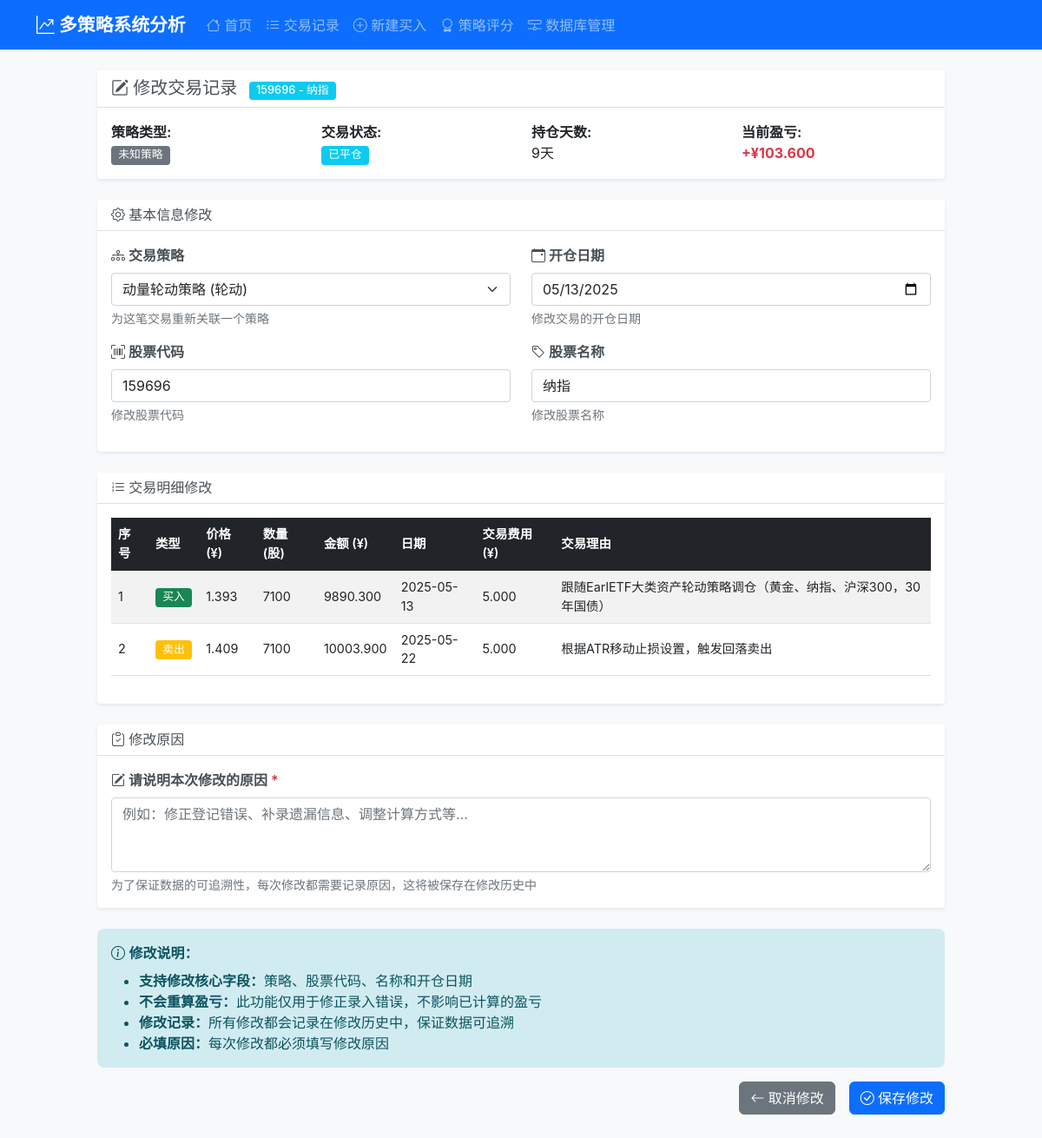
Before: /edit_trade/10 with the older database file.
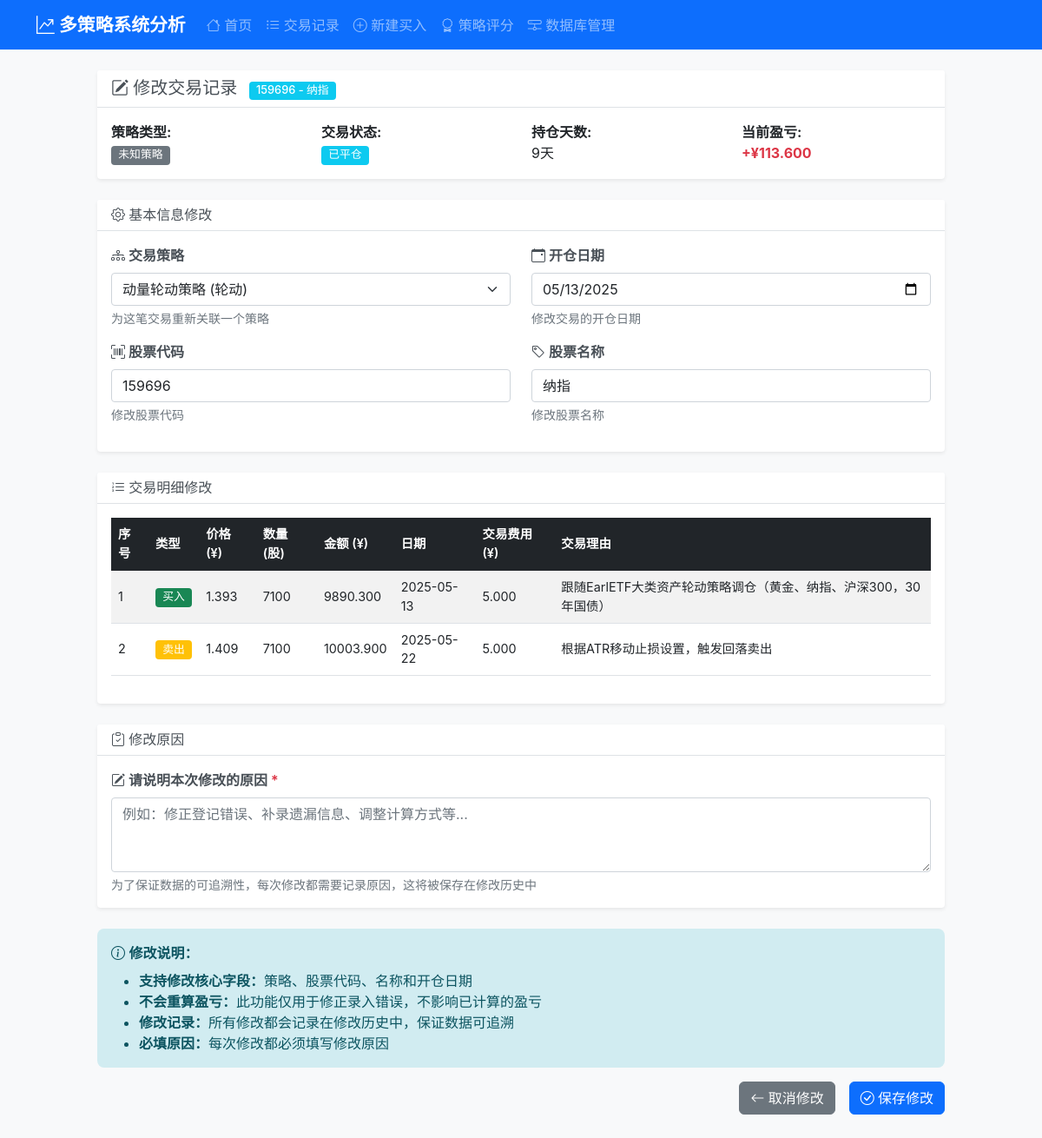
After: the same page with the newer database file.
### tables this page shows
CREATE TABLE trades (
                id INTEGER PRIMARY KEY AUTOINCREMENT,
                symbol_code TEXT NOT NULL,
                symbol_name TEXT NOT NULL,
                open_date DATE NOT NULL,
                close_date DATE,
                status TEXT DEFAULT 'open',  -- open: 持仓中, closed: 已平仓
                total_buy_amount DECIMAL(15,3) DEFAULT 0,
                total_buy_quantity INTEGER DEFAULT 0,
                total_sell_amount DECIMAL(15,3) DEFAULT 0,
                total_sell_quantity INTEGER DEFAULT 0,
                remaining_quantity INTEGER DEFAULT 0,
                total_profit_loss DECIMAL(15,3) DEFAULT 0,
                total_profit_loss_pct DECIMAL(8,4) DEFAULT 0,
                holding_days INTEGER DEFAULT 0,
                created_at TIMESTAMP DEFAULT CURRENT_TIMESTAMP,
                updated_at TIMESTAMP DEFAULT CURRENT_TIMESTAMP
            , strategy TEXT DEFAULT "trend", trade_log TEXT, deleted_at TIMESTAMP, deleted_reason TEXT, strategy_id INTEGER, is_deleted INTEGER DEFAULT 0, delete_date TIMESTAMP, delete_reason TEXT, operator_note TEXT, total_gross_profit DECIMAL(15,3) DEFAULT 0, total_net_profit DECIMAL(15,3) DEFAULT 0, total_net_profit_pct DECIMAL(8,4) DEFAULT 0, total_buy_fees DECIMAL(15,3) DEFAULT 0, total_sell_fees DECIMAL(15,3) DEFAULT 0, total_fees DECIMAL(15,3) DEFAULT 0, total_fee_ratio_pct DECIMAL(8,4) DEFAULT 0);

CREATE TABLE trade_details (
                id INTEGER PRIMARY KEY AUTOINCREMENT,
                trade_id INTEGER NOT NULL,
                transaction_type TEXT NOT NULL,  -- buy: 买入, sell: 卖出
                price DECIMAL(10,3) NOT NULL,
                quantity INTEGER NOT NULL,
                amount DECIMAL(15,3) NOT NULL,
                transaction_date DATE NOT NULL,
                profit_loss DECIMAL(15,3) DEFAULT 0,
                profit_loss_pct DECIMAL(8,4) DEFAULT 0,
                created_at TIMESTAMP DEFAULT CURRENT_TIMESTAMP, transaction_fee DECIMAL(10,3) DEFAULT 0, buy_reason TEXT, sell_reason TEXT, deleted_at TIMESTAMP, is_deleted INTEGER DEFAULT 0, delete_date TIMESTAMP, delete_reason TEXT, operator_note TEXT, gross_profit DECIMAL(15,3) DEFAULT 0, gross_profit_pct DECIMAL(8,4) DEFAULT 0, net_profit DECIMAL(15,3) DEFAULT 0, net_profit_pct DECIMAL(8,4) DEFAULT 0,
                FOREIGN KEY (trade_id) REFERENCES trades (id)
            );

### routes/trading_routes.py (the view, shortened to what this page needs)
@trading_bp.route('/edit_trade/<int:trade_id>', methods=['GET', 'POST'])
def edit_trade(trade_id):
    try:
        trading_service = TradingService(current_app.db_service)
        strategy_service = StrategyService(current_app.db_service)
        trade = trading_service.get_trade_by_id(trade_id, include_deleted=True)
        if not trade:
            return redirect(url_for('trading.trades'))
        if trade.get('is_deleted'):
            return redirect(url_for('trading.trades'))
        if request.method == 'GET':
            strategies_raw = strategy_service.get_all_strategies(return_dto=True)
            strategies = dto_list_to_dicts(strategies_raw)
            details = dto_list_to_dicts(trading_service.get_trade_details(trade_id, return_dto=True))
            strategies_dict = {s['id']: s['name'] for s in strategies}
            return render_template(
                'edit_trade.html',
                trade=trade,
                details=details,
                strategies_data=strategies,
                strategies_dict=strategies_dict,
            )
    except Exception as e:
        current_app.logger.error(f"编辑交易失败: {str(e)}")
        return redirect(url_for('trading.trades'))

### templates/edit_trade.html (shortened to what this page needs)
{% extends "base.html" %}
{% block content %}
    <div class="row justify-content-center">
        <div class="col-lg-10">
            <div class="card mb-4">
                <div class="card-header">
                    <h5 class="card-title mb-0">
                        <i class="bi bi-pencil-square"></i> 修改交易记录
                        <span class="badge bg-info ms-2">{{ trade.symbol_code }} - {{ trade.symbol_name }}</span>
                    </h5>
                </div>
                <div class="card-body">
                    <div class="row">
                        <div class="col-md-3">
                            <strong>策略类型:</strong>
                            <br>
                            {% if trade.strategy_id %}
                                <span class="badge bg-secondary">{{ strategies_dict.get(trade.strategy_id|string, '未知策略') }}</span>
                            {% else %}
                                <span class="badge bg-secondary">{{ strategies_dict.get('1', '趋势跟踪策略') }}</span>
                            {% endif %}
                        </div>
                        <div class="col-md-3">
                            <strong>交易状态:</strong>
                            <br>
                            <span class="badge bg-info">已平仓</span>
                        </div>
                        <div class="col-md-3">
                            <strong>持仓天数:</strong>
                            <br>
                            {{ trade.holding_days }}天
                        </div>
                        <div class="col-md-3">
                            <strong>当前盈亏:</strong>
                            <br>
                            {% if trade.total_profit_loss > 0 %}
                                <span class="fw-bold text-danger">+¥{{ "%.3f"|format(trade.total_profit_loss) }}</span>
                            {% elif trade.total_profit_loss < 0 %}
                                <span class="fw-bold text-success">-¥{{ "%.3f"|format((trade.total_profit_loss | abs) ) }}</span>
                            {% else %}
                                <span class="fw-bold text-muted">¥0.000</span>
                            {% endif %}
                        </div>
                    </div>
                </div>
            </div>
            <form method="POST" class="needs-validation" novalidate>
                <div class="card mb-4">
                    <div class="card-header">
                        <h6 class="card-title mb-0">
                            <i class="bi bi-gear"></i> 基本信息修改
                        </h6>
                    </div>
                    <div class="card-body">
                        <div class="row">
                            <div class="col-md-6 mb-3">
                                <label for="strategy_id" class="form-label">
                                    <i class="bi bi-diagram-3"></i> 交易策略
                                </label>
                                <select class="form-select" id="strategy_id" name="strategy_id">
                                    {% for strategy in strategies_data %}
                                        <option value="{{ strategy.id }}"
                                                {{ 'selected' if (trade.strategy_id and trade.strategy_id == strategy.id) or (not trade.strategy_id and strategy.id == 1) else '' }}>
                                            {{ strategy.name }}
                                            {% if strategy.tags %}({{ strategy.tags|join(", ") }}){% endif %}
                                        </option>
                                    {% endfor %}
                                </select>
                                <div class="form-text">为这笔交易重新关联一个策略</div>
                            </div>
                            <div class="col-md-6 mb-3">
                                <label for="open_date" class="form-label">
                                    <i class="bi bi-calendar-event"></i> 开仓日期
                                </label>
                                <input type="date"
                                       class="form-control"
                                       id="open_date"
                                       name="open_date"
                                       value="{{ trade.open_date }}">
                                <div class="form-text">修改交易的开仓日期</div>
                            </div>
                        </div>
                        <div class="row">
                            <div class="col-md-6 mb-3">
                                <label for="symbol_code" class="form-label">
                                    <i class="bi bi-upc-scan"></i> 股票代码
                                </label>
                                <input type="text"
                                       class="form-control"
                                       id="symbol_code"
                                       name="symbol_code"
                                       value="{{ trade.symbol_code }}"
                                       required>
                                <div class="form-text">修改股票代码</div>
                            </div>
                            <div class="col-md-6 mb-3">
                                <label for="symbol_name" class="form-label">
                                    <i class="bi bi-tag"></i> 股票名称
                                </label>
                                <input type="text"
                                       class="form-control"
                                       id="symbol_name"
                                       name="symbol_name"
                                       value="{{ trade.symbol_name }}"
                                       required>
                                <div class="form-text">修改股票名称</div>
                            </div>
                        </div>
                    </div>
                </div>
                <div class="card mb-4">
                    <div class="card-header">
                        <h6 class="card-title mb-0">
                            <i class="bi bi-list-ol"></i> 交易明细修改
                        </h6>
                    </div>
                    <div class="card-body">
                        <div class="table-responsive">
                            <table class="table table-striped">
                                <thead class="table-dark">
                                    <tr>
                                        <th>序号</th>
                                        <th>类型</th>
                                        <th>价格 (¥)</th>
                                        <th>数量 (股)</th>
                                        <th>金额 (¥)</th>
                                        <th>日期</th>
                                        <th>交易费用 (¥)</th>
                                        <th>交易理由</th>
                                    </tr>
                                </thead>
                                <tbody>
                                    {% for detail in details %}
                                        <tr>
                                            <td>{{ loop.index }}</td>
                                            <td>
                                                {% if detail.transaction_type == 'buy' %}
                                                    <span class="badge bg-success">买入</span>
                                                {% else %}
                                                    <span class="badge bg-warning">卖出</span>
                                                {% endif %}
                                            </td>
                                            <td>{{ "%.3f"|format(detail.price) }}</td>
                                            <td>{{ detail.quantity }}</td>
                                            <td>{{ "%.3f"|format(detail.amount) }}</td>
                                            <td>{{ detail.transaction_date }}</td>
                                            <td>{{ "%.3f"|format(detail.transaction_fee or 0) }}</td>
                                            <td>
                                                {% if detail.transaction_type == 'buy' %}
                                                    {{ detail.buy_reason or '' }}
                                                {% else %}
                                                    {{ detail.sell_reason or '' }}
                                                {% endif %}
                                            </td>
                                        </tr>
                                    {% endfor %}
                                </tbody>
                            </table>
                        </div>
                    </div>
                </div>
                <div class="card mb-4">
                    <div class="card-header">
                        <h6 class="card-title mb-0">
                            <i class="bi bi-clipboard-check"></i> 修改原因
                        </h6>
                    </div>
                    <div class="card-body">
                        <div class="row">
                            <div class="col-md-12">
                                <label for="modification_reason" class="form-label">
                                    <i class="bi bi-pencil-square"></i> 请说明本次修改的原因 <span class="text-danger">*</span>
                                </label>
                                <textarea class="form-control"
                                          id="modification_reason"
                                          name="modification_reason"
                                          rows="3"
                                          placeholder="例如：修正登记错误、补录遗漏信息、调整计算方式等..."
                                          required></textarea>
                                <div class="form-text">为了保证数据的可追溯性，每次修改都需要记录原因，这将被保存在修改历史中</div>
                            </div>
                        </div>
                    </div>
                </div>
                <div class="alert alert-info" role="alert">
                    <i class="bi bi-info-circle"></i>
                    <strong>修改说明：</strong>
                    <ul class="mb-0 mt-2">
                        <li>
                            <strong>支持修改核心字段：</strong>策略、股票代码、名称和开仓日期
                        </li>
                        <li>
                            <strong>不会重算盈亏：</strong>此功能仅用于修正录入错误，不影响已计算的盈亏
                        </li>
                        <li>
                            <strong>修改记录：</strong>所有修改都会记录在修改历史中，保证数据可追溯
                        </li>
                        <li>
                            <strong>必填原因：</strong>每次修改都必须填写修改原因
                        </li>
                    </ul>
                </div>
                <div class="d-grid gap-2 d-md-flex justify-content-md-end mb-4">
                    <a href="{{ url_for('trading.trade_details', trade_id=trade.id) }}"
                       class="btn btn-secondary me-md-2">
                        <i class="bi bi-arrow-left"></i> 取消修改
                    </a>
                    <button type="submit" class="btn btn-primary">
                        <i class="bi bi-check-circle"></i> 保存修改
                    </button>
                </div>
            </form>
        </div>
    </div>
{% endblock %}

Changed rows visible on the page:
changed trades "纳指": total_profit_loss "103.600" → "113.600"
